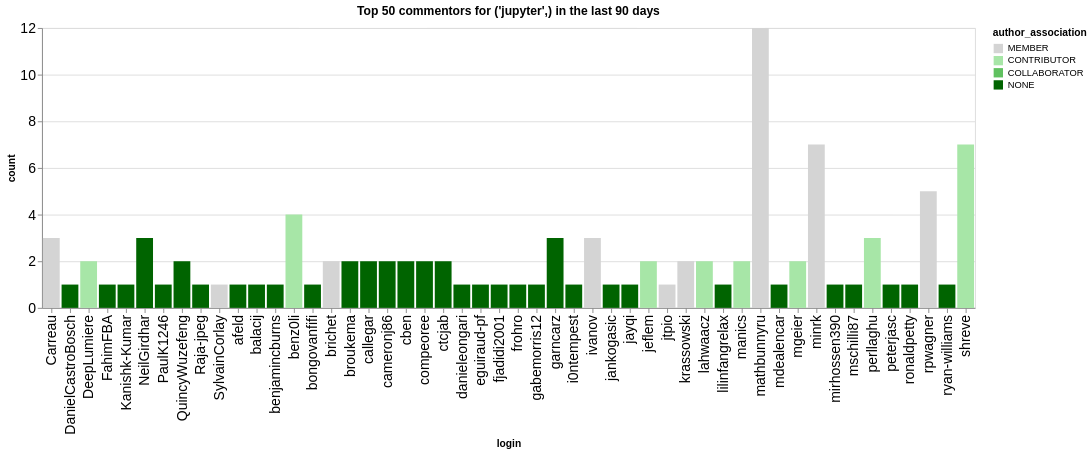

Notebook source saved alongside this figure:
### Code cell
n_plot = 50
charts = []
for ii, (iorg, idata) in enumerate(commentors.groupby(['org'])):
    title = f"Top {n_plot} commentors for {iorg} in the last {n_days} days"
    idata = idata.groupby('login', as_index=False).agg({'count': 'sum', 'author_association': 'first'})
    idata = idata.sort_values('count', ascending=False).head(n_plot)
    ch = alt.Chart(data=idata.head(n_plot), title=title).mark_bar().encode(
        x='login',
        y='count',
        color=alt.Color('author_association', scale=alt.Scale(domain=author_types, range=author_colors))
    )
    charts.append(ch)
alt.hconcat(*charts)

### Figure 1 — Vega-Lite specification as saved in the notebook (floating-point values rounded to 4 significant figures)
{"config": {"axisLeft": {"labelFontSize": 15}, "axisBottom": {"labelFontSize": 15}}, "hconcat": [{"mark": {"type": "bar"}, "encoding": {"color": {"field": "author_association", "scale": {"domain": ["MEMBER", "CONTRIBUTOR", "COLLABORATOR", "NONE"], "range": ["rgb(211.82745098039214, 211.82745098039214, 211.82745098039214)", "rgb(166.98562091503268, 229.89803921568628, 166.98562091503268)", "rgb(96.37647058823529, 192.75294117647059, 96.37647058823529)", "rgb(0.0, 100.3921568627451, 0.0)"]}, "type": "nominal"}, "x": {"field": "login", "type": "nominal"}, "y": {"field": "count", "type": "quantitative"}}, "title": "Top 50 commentors for ('jupyter',) in the last 90 days"}], "data": {"name": "data-075351a37da35638a142054dc83875d9"}, "$schema": "https://vega.github.io/schema/vega-lite/v5.20.1.json", "datasets": {"data-075351a37da35638a142054dc83875d9": [{"login": "mathbunnyru", "count": 12, "author_association": "MEMBER"}, {"login": "minrk", "count": 7, "author_association": "MEMBER"}, {"login": "shreve", "count": 7, "author_association": "CONTRIBUTOR"}, {"login": "rpwagner", "count": 5, "author_association": "MEMBER"}, {"login": "benz0li", "count": 4, "author_association": "CONTRIBUTOR"}, {"login": "Carreau", "count": 3, "author_association": "MEMBER"}, {"login": "NeilGirdhar", "count": 3, "author_association": "NONE"}, {"login": "perllaghu", "count": 3, "author_association": "CONTRIBUTOR"}, {"login": "garncarz", "count": 3, "author_association": "NONE"}, {"login": "ivanov", "count": 3, "author_association": "MEMBER"}, {"login": "cben", "count": 2, "author_association": "NONE"}, {"login": "broukema", "count": 2, "author_association": "NONE"}, {"login": "mgeier", "count": 2, "author_association": "CONTRIBUTOR"}, {"login": "manics", "count": 2, "author_association": "CONTRIBUTOR"}, {"login": "lahwaacz", "count": 2, "author_association": "CONTRIBUTOR"}, {"login": "krassowski", "count": 2, "author_association": "MEMBER"}, {"login": "jeflem", "count": 2, "author_association": "CONTRIBUTOR"}, {"login": "cameronj86", "count": 2, "author_association": "NONE"}, {"login": "callegar", "count": 2, "author_association": "NONE"}, {"login": "QuincyWuzefeng", "count": 2, "author_association": "NONE"}, {"login": "compeoree", "count": 2, "author_association": "NONE"}, {"login": "ctcjab", "count": 2, "author_association": "NONE"}, {"login": "brichet", "count": 2, "author_association": "MEMBER"}, {"login": "DeepLumiere", "count": 2, "author_association": "CONTRIBUTOR"}, {"login": "eguiraud-pf", "count": 1, "author_association": "NONE"}, {"login": "danieleongari", "count": 1, "author_association": "NONE"}, {"login": "Raja-jpeg", "count": 1, "author_association": "NONE"}, {"login": "SylvainCorlay", "count": 1, "author_association": "MEMBER"}, {"login": "balacij", "count": 1, "author_association": "NONE"}, {"login": "afeld", "count": 1, "author_association": "NONE"}, {"login": "benjamincburns", "count": 1, "author_association": "NONE"}, {"login": "bongovanfifi", "count": 1, "author_association": "NONE"}, {"login": "FahimFBA", "count": 1, "author_association": "NONE"}, {"login": "DanielCastroBosch", "count": 1, "author_association": "NONE"}, {"login": "Kanishk-Kumar", "count": 1, "author_association": "NONE"}, {"login": "PaulK1246", "count": 1, "author_association": "NONE"}, {"login": "jayqi", "count": 1, "author_association": "NONE"}, {"login": "jankogasic", "count": 1, "author_association": "NONE"}, {"login": "i0ntempest", "count": 1, "author_association": "NONE"}, {"login": "frohro", "count": 1, "author_association": "NONE"}, {"login": "mdealencar", "count": 1, "author_association": "NONE"}, {"login": "lilinfangrelax", "count": 1, "author_association": "NONE"}, {"login": "jtpio", "count": 1, "author_association": "MEMBER"}, {"login": "fjadidi2001", "count": 1, "author_association": "NONE"}, {"login": "gabemorris12", "count": 1, "author_association": "NONE"}, {"login": "mschilli87", "count": 1, "author_association": "NONE"}, {"login": "peterjasc", "count": 1, "author_association": "NONE"}, {"login": "mirhossen390", "count": 1, "author_association": "NONE"}, {"login": "ronaldpetty", "count": 1, "author_association": "NONE"}, {"login": "ryan-williams", "count": 1, "author_association": "NONE"}]}}
